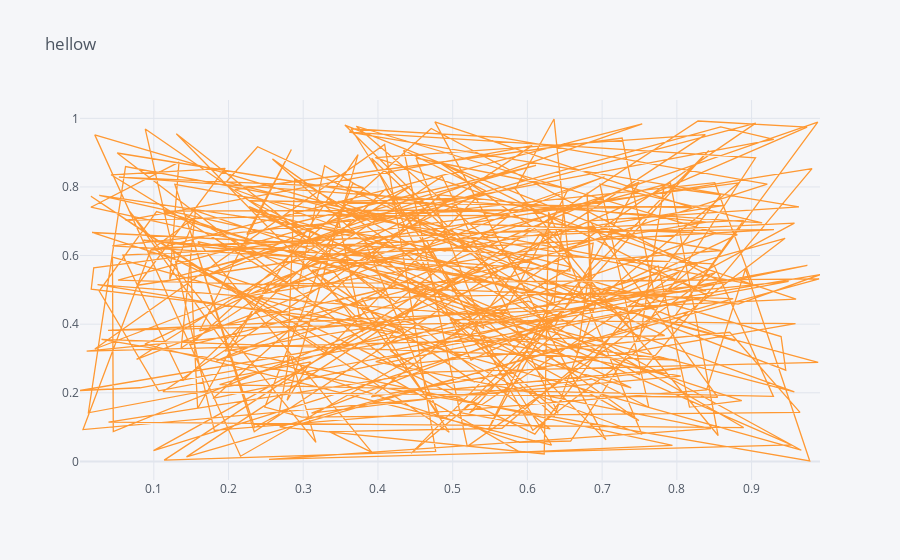

Notebook code cell kept with this figure:
### Code cell
df.iplot(x='a',y='b',title="hellow")

### Figure 1 — Plotly figure (JSON) as saved in the notebook; plotly's stock layout.template omitted (floating-point values rounded to 4 significant figures; data arrays with more than 128 entries replaced by an {"elided": "..."} marker saying what was removed)
{"data": [{"line": {"color": "rgba(255, 153, 51, 1.0)", "dash": "solid", "shape": "linear", "width": 1.3}, "mode": "lines", "name": "b", "text": "", "type": "scatter", "x": {"elided": "300 float values"}, "y": {"elided": "300 float values"}}], "layout": {"legend": {"bgcolor": "#F5F6F9", "font": {"color": "#4D5663"}}, "paper_bgcolor": "#F5F6F9", "plot_bgcolor": "#F5F6F9", "title": {"font": {"color": "#4D5663"}, "text": "hellow"}, "xaxis": {"gridcolor": "#E1E5ED", "showgrid": true, "tickfont": {"color": "#4D5663"}, "title": {"font": {"color": "#4D5663"}, "text": ""}, "zerolinecolor": "#E1E5ED"}, "yaxis": {"gridcolor": "#E1E5ED", "showgrid": true, "tickfont": {"color": "#4D5663"}, "title": {"font": {"color": "#4D5663"}, "text": ""}, "zerolinecolor": "#E1E5ED"}}}
